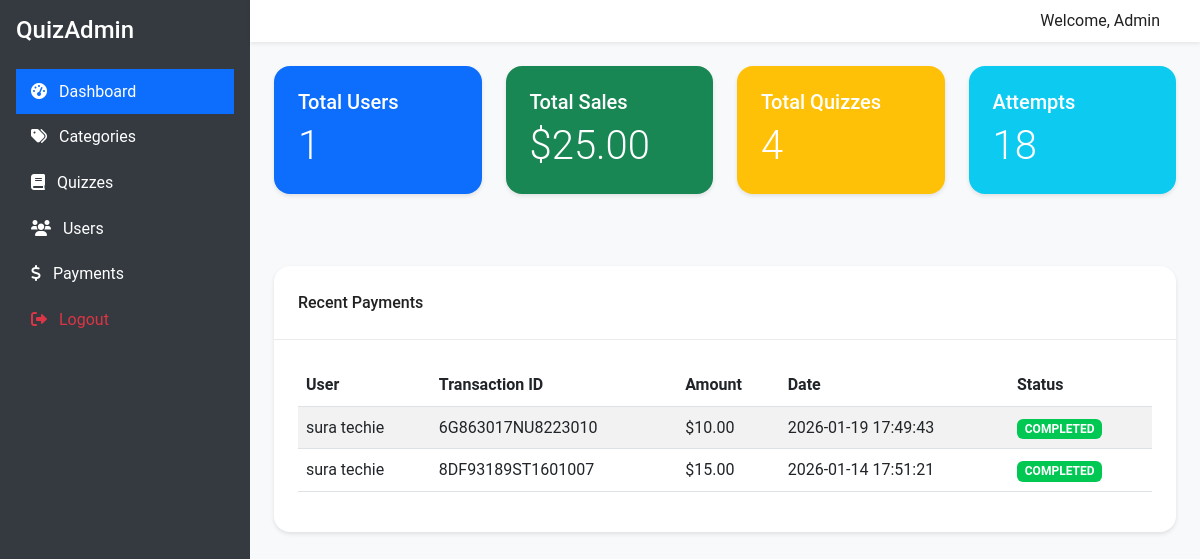
The page /admin/dashboard.php (signed in) on the database its author committed.
### tables this page shows
CREATE TABLE `payments` (
  `id` int(11) NOT NULL,
  `user_id` int(11) NOT NULL,
  `quiz_id` int(11) DEFAULT NULL,
  `transaction_id` varchar(100) NOT NULL,
  `amount` decimal(10,2) NOT NULL,
  `currency` varchar(10) DEFAULT 'USD',
  `payment_status` varchar(50) NOT NULL,
  `created_at` timestamp NOT NULL DEFAULT current_timestamp()
);

CREATE TABLE `users` (
  `id` int(11) NOT NULL,
  `name` varchar(100) NOT NULL,
  `email` varchar(100) NOT NULL,
  `password` varchar(255) NOT NULL,
  `created_at` timestamp NOT NULL DEFAULT current_timestamp()
);

### admin/dashboard.php (the view)
<?php
require_once 'includes/header.php';
$usersCount = $pdo->query("SELECT COUNT(*) FROM users")->fetchColumn();
$quizzesCount = $pdo->query("SELECT COUNT(*) FROM quizzes")->fetchColumn();
$salesSum = $pdo->query("SELECT SUM(amount) FROM payments WHERE payment_status = 'COMPLETED'")->fetchColumn();
$attemptCount = $pdo->query("SELECT COUNT(*) FROM quiz_attempts")->fetchColumn();
?>
<div class="row">
    <div class="col-md-3 mb-4">
        <div class="card text-white bg-primary">
            <div class="card-body">
                <h5 class="card-title">Total Users</h5>
                <p class="card-text display-6"><?php echo $usersCount; ?></p>
            </div>
        </div>
    </div>
    <div class="col-md-3 mb-4">
        <div class="card text-white bg-success">
            <div class="card-body">
                <h5 class="card-title">Total Sales</h5>
                <p class="card-text display-6">$<?php echo number_format($salesSum ?? 0, 2); ?></p>
            </div>
        </div>
    </div>
    <div class="col-md-3 mb-4">
        <div class="card text-white bg-warning">
            <div class="card-body">
                <h5 class="card-title">Total Quizzes</h5>
                <p class="card-text display-6"><?php echo $quizzesCount; ?></p>
            </div>
        </div>
    </div>
    <div class="col-md-3 mb-4">
        <div class="card text-white bg-info">
            <div class="card-body">
                <h5 class="card-title">Attempts</h5>
                <p class="card-text display-6"><?php echo $attemptCount; ?></p>
            </div>
        </div>
    </div>
</div>
<div class="row mt-4">
    <div class="col-md-12">
        <div class="card">
            <div class="card-header">Recent Payments</div>
            <div class="card-body">
                <table class="table table-striped">
                    <thead>
                        <tr>
                            <th>User</th>
                            <th>Transaction ID</th>
                            <th>Amount</th>
                            <th>Date</th>
                            <th>Status</th>
                        </tr>
                    </thead>
                    <tbody>
                        <?php
                        $stmParam = $pdo->query("SELECT p.*, u.name as user_name FROM payments p JOIN users u ON p.user_id = u.id ORDER BY p.created_at DESC LIMIT 5");
                        while($row = $stmParam->fetch()):
                        ?>
                        <tr>
                            <td><?php echo htmlspecialchars($row['user_name']); ?></td>
                            <td><?php echo htmlspecialchars($row['transaction_id']); ?></td>
                            <td>$<?php echo htmlspecialchars($row['amount']); ?></td>
                            <td><?php echo htmlspecialchars($row['created_at']); ?></td>
                            <td><span class="badge bg-<?php echo $row['payment_status'] == 'COMPLETED' ? 'success' : 'secondary'; ?>"><?php echo htmlspecialchars($row['payment_status']); ?></span></td>
                        </tr>
                        <?php endwhile; ?>
                    </tbody>
                </table>
            </div>
        </div>
    </div>
</div>
<?php require_once 'includes/footer.php'; ?>

### assets/css/style.css (style rules this page uses)
:root { --primary-color: #6200ee; --primary-light: #9d46ff; --primary-dark: #0a00b6; --secondary-color: #03dac6; --secondary-light: #66fff9; --secondary-dark: #00a896; --surface-color: #ffffff; --background-color: #f5f5f5; --error-color: #b00020; --success-color: #00c853; --warning-color: #ffab00; --text-primary: #212121; --text-secondary: #666666; --text-disabled: #9e9e9e; --border-radius: 8px; --border-radius-lg: 16px; --border-radius-xl: 24px; --shadow-1: 0 2px 4px rgba(0, 0, 0, 0.1); --shadow-2: 0 4px 8px rgba(0, 0, 0, 0.12); --shadow-3: 0 8px 16px rgba(0, 0, 0, 0.14); --shadow-4: 0 16px 32px rgba(0, 0, 0, 0.16); --transition: all 0.3s cubic-bezier(0.4, 0, 0.2, 1); }
* { margin: 0; padding: 0; box-sizing: border-box; }
body { font-family: 'Roboto', 'Segoe UI', Arial, sans-serif; background-color: var(--background-color); color: var(--text-primary); line-height: 1.6; -webkit-font-smoothing: antialiased; -moz-osx-font-smoothing: grayscale; }
h1, h2, h3, h4, h5, h6 { font-weight: 500; line-height: 1.2; margin-bottom: 1rem; }
p { margin-bottom: 1rem; }
.card { background-color: var(--surface-color); border-radius: var(--border-radius-lg); box-shadow: var(--shadow-1); transition: var(--transition); border: none; overflow: hidden; margin-bottom: 1.5rem; }
.card-header { background-color: transparent; border-bottom: 1px solid rgba(0, 0, 0, 0.08); padding: 1.5rem; font-weight: 500; color: var(--text-primary); display: flex; align-items: center; justify-content: space-between; }
.card-body { padding: 1.5rem; }
.badge.bg-success { background-color: var(--success-color) !important; }
.bg-primary { background-color: var(--primary-color); }
.mb-4 { margin-bottom: 1.5rem !important; }
.mt-4 { margin-top: 1.5rem !important; }

### rows shown on the page
payments: user.name "sura techie", transaction "6G863017NU8223010", amount "10.00", created_at "2026-01-19 17:49:43", payment_status "COMPLETED"
payments: user.name "sura techie", transaction "8DF93189ST1601007", amount "15.00", created_at "2026-01-14 17:51:21", payment_status "COMPLETED"

### other values the page prints
$usersCount "1"
$salesSum "25.00"
$quizzesCount "4"
$attemptCount "18"
